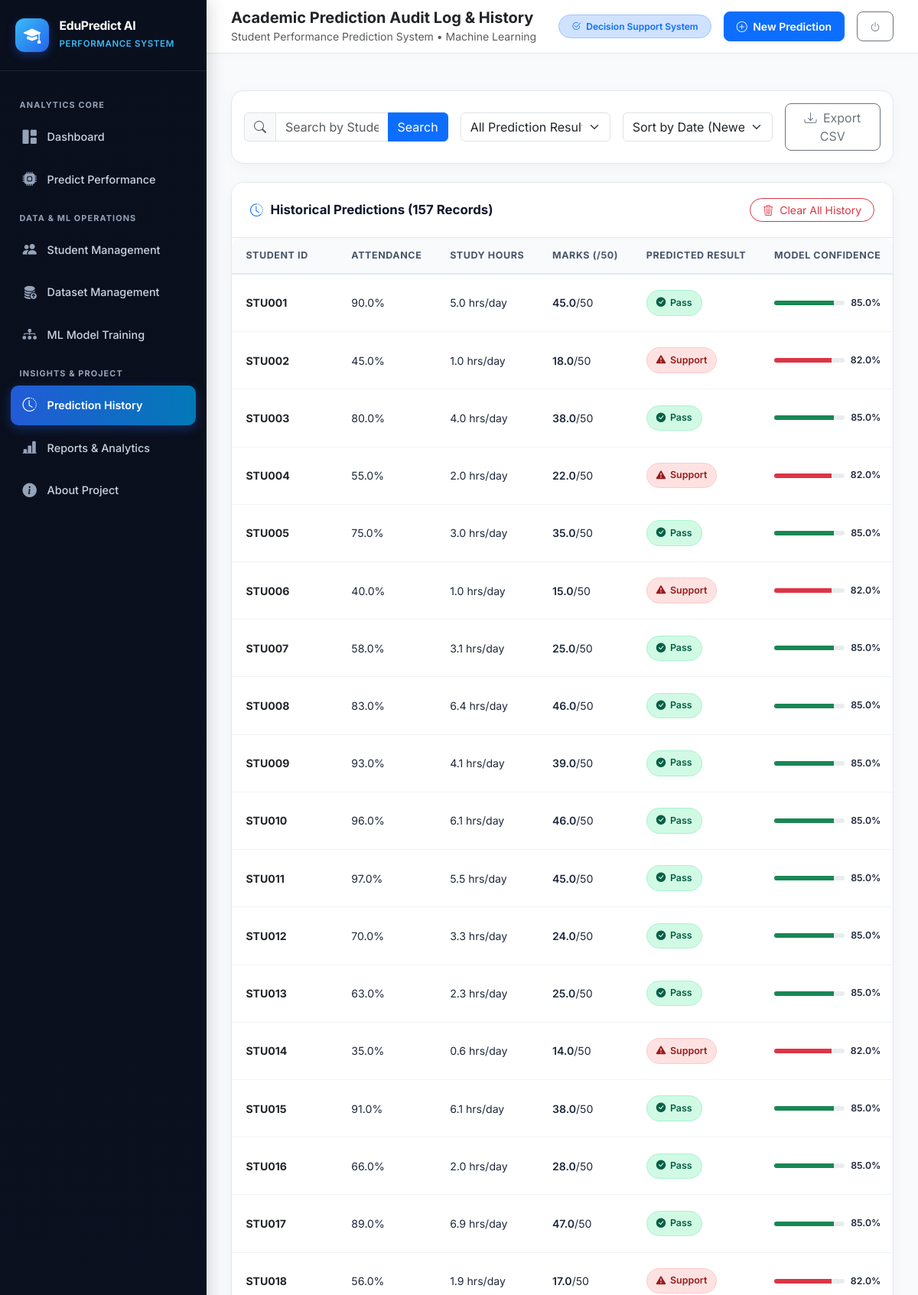
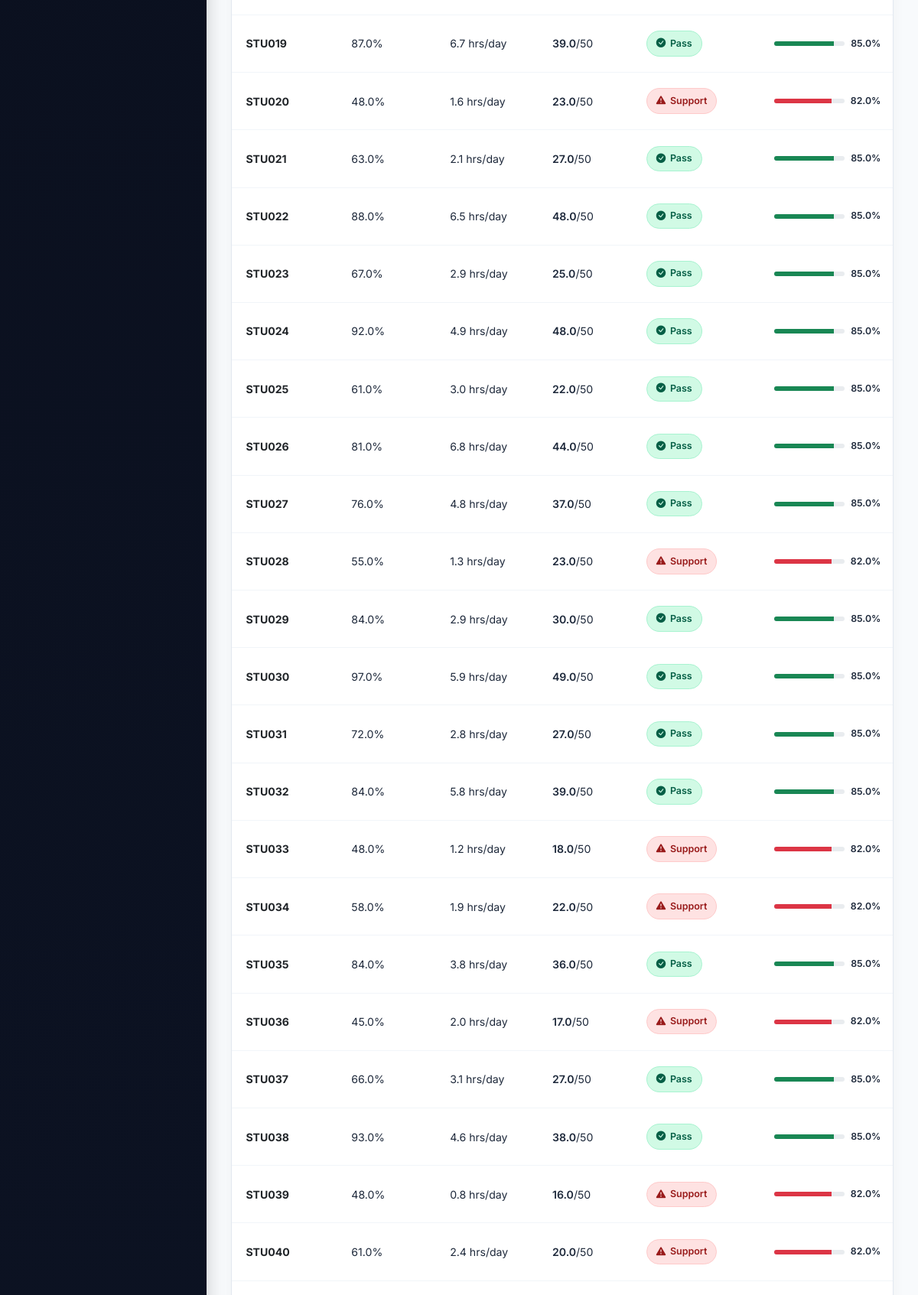
Screenshot of /history (signed in, upper part) with the database file from the repository (2 pictures, top to bottom).
### tables this page shows
CREATE TABLE predictions (
            id INTEGER PRIMARY KEY AUTOINCREMENT,
            student_id TEXT NOT NULL,
            attendance REAL NOT NULL,
            study_hours REAL NOT NULL,
            marks REAL NOT NULL,
            predicted_result TEXT NOT NULL,
            probability REAL DEFAULT 0.0,
            model_name TEXT NOT NULL,
            prediction_date TIMESTAMP DEFAULT CURRENT_TIMESTAMP
        );

### app.py (the view)
@app.route('/history')
@login_required
def history():
    search = request.args.get('search', '').strip()
    filter_result = request.args.get('filter', 'all').strip()
    sort_by = request.args.get('sort', 'prediction_date').strip()
    predictions = database.get_all_predictions(
        search=search if search else None,
        filter_result=filter_result if filter_result != 'all' else None,
        sort_by=sort_by
    )
    return render_template(
        'history.html',
        predictions=predictions,
        current_search=search,
        current_filter=filter_result,
        current_sort=sort_by,
        active_page='history'
    )

### app.py (called while the page is built)
def login_required(f):
    @wraps(f)
    def decorated_function(*args, **kwargs):
        if 'user_id' not in session:
            flash('Please log in with faculty credentials to access this system.', 'warning')
            return redirect(url_for('login', next=request.url))
        return f(*args, **kwargs)
    return decorated_function

@app.context_processor
def inject_global_data():
    active_model = "Classification Pipeline"
    if os.path.exists(Config.MODEL_METADATA_PATH):
        try:
            with open(Config.MODEL_METADATA_PATH, 'r', encoding='utf-8') as f:
                meta = json.load(f)
                active_model = meta.get('best_model_name', active_model)
        except Exception:
            pass
    return {
        'active_model_name': active_model,
        'current_year': datetime.now().year
    }

### database.py (called while the page is built)
def get_db_connection():
    os.makedirs(os.path.dirname(Config.DATABASE_PATH), exist_ok=True)
    conn = sqlite3.connect(Config.DATABASE_PATH)
    conn.row_factory = sqlite3.Row
    return conn

### templates/history.html (shortened to what this page needs)
{% extends "base.html" %}
{% block page_title %}Academic Prediction Audit Log & History{% endblock %}
{% block content %}
<div class="container-fluid p-0">
    <div class="app-card mb-4">
        <div class="app-card-body p-3">
            <div class="row g-3 align-items-center">
                <div class="col-md-4">
                    <form method="GET" action="{{ url_for('history') }}" class="d-flex">
                        <div class="input-group">
                            <span class="input-group-text bg-light"><i class="bi bi-search text-muted"></i></span>
                            <input type="text" class="form-control" name="search" placeholder="Search by Student ID..." value="{{ current_search or '' }}">
                            <button class="btn btn-primary" type="submit">Search</button>
                        </div>
                    </form>
                </div>
                <div class="col-md-3">
                    <form method="GET" action="{{ url_for('history') }}">
                        <select class="form-select" name="filter" onchange="this.form.submit()">
                            <option value="all" {% if current_filter == 'all' or not current_filter %}selected{% endif %}>All Prediction Results</option>
                        </select>
                    </form>
                </div>
                <div class="col-md-3">
                    <form method="GET" action="{{ url_for('history') }}">
                        <select class="form-select" name="sort" onchange="this.form.submit()">
                            <option value="prediction_date" {% if current_sort == 'prediction_date' %}selected{% endif %}>Sort by Date (Newest)</option>
                        </select>
                    </form>
                </div>
                <div class="col-md-2 text-md-end">
                    <a href="{{ url_for('export_history_csv') }}" class="btn btn-outline-secondary w-100 rounded-3">
                        <i class="bi bi-download me-1"></i> Export CSV
                    </a>
                </div>
            </div>
        </div>
    </div>
    <div class="app-card">
        <div class="app-card-header d-flex justify-content-between align-items-center">
            <h5>
                <i class="bi bi-clock-history text-primary"></i>
                Historical Predictions ({{ predictions | length }} Records)
            </h5>
            {% if predictions %}
            <form action="{{ url_for('clear_history') }}" method="POST" class="d-inline" onsubmit="return confirmAction('Are you sure you want to delete ALL prediction history records?');">
                <button type="submit" class="btn btn-outline-danger btn-sm rounded-pill px-3">
                    <i class="bi bi-trash3 me-1"></i> Clear All History
                </button>
            </form>
            {% endif %}
        </div>
        <div class="app-card-body p-0">
            <div class="table-responsive">
                <table class="custom-table table table-hover">
                    <thead>
                        <tr>
                            <th>Student ID</th>
                            <th>Attendance</th>
                            <th>Study Hours</th>
                            <th>Marks (/50)</th>
                            <th>Predicted Result</th>
                            <th>Model Confidence</th>
                        </tr>
                    </thead>
                    <tbody>
                        {% if predictions %}
                            {% for p in predictions %}
                            <tr>
                                <td class="fw-bold text-dark">{{ p.student_id }}</td>
                                <td>{{ p.attendance }}%</td>
                                <td>{{ p.study_hours }} hrs/day</td>
                                <td><span class="fw-semibold">{{ p.marks }}</span>/50</td>
                                <td>
                                    {% if p.predicted_result == 'Likely to Pass' %}
                                        <span class="badge-pass"><i class="bi bi-check-circle-fill"></i> Pass</span>
                                    {% else %}
                                        <span class="badge-support"><i class="bi bi-exclamation-triangle-fill"></i> Support</span>
                                    {% endif %}
                                </td>
                                <td>
                                    <div class="d-flex align-items-center gap-2">
                                        <div class="progress flex-grow-1" style="height: 6px; width: 50px;">
                                            <div class="progress-bar {{ 'bg-success' if p.predicted_result == 'Likely to Pass' else 'bg-danger' }}" style="width: {{ (p.probability * 100) | round(0) }}%;"></div>
                                        </div>
                                        <small class="fw-semibold">{{ (p.probability * 100) | round(1) }}%</small>
                                    </div>
                                </td>
                            </tr>
                            {% endfor %}
                        {% endif %}
                    </tbody>
                </table>
            </div>
        </div>
    </div>
</div>
{% endblock %}

### static/css/style.css (style rules this page uses)
:root { --navy-900: #0a0f1d; --navy-800: #0f172a; --navy-700: #1e293b; --navy-600: #334155; --accent-blue: #2563eb; --accent-light-blue: #38bdf8; --accent-cyan: #06b6d4; --accent-indigo: #4f46e5; --bg-page: #f8fafc; --card-bg: #ffffff; --card-border: #e2e8f0; --text-primary: #0f172a; --text-secondary: #475569; --text-muted: #64748b; --success: #10b981; --success-light: #d1fae5; --danger: #ef4444; --danger-light: #fee2e2; --warning: #f59e0b; --warning-light: #fef3c7; --sidebar-width: 270px; --transition: all 0.25s cubic-bezier(0.4, 0, 0.2, 1); }
body { font-family: 'Inter', -apple-system, BlinkMacSystemFont, 'Segoe UI', Roboto, Helvetica, Arial, sans-serif; background-color: var(--bg-page); color: var(--text-primary); min-height: 100vh; overflow-x: hidden; }
.app-card { background: #ffffff; border-radius: 16px; border: 1px solid var(--card-border); box-shadow: 0 4px 18px rgba(15, 23, 42, 0.04); margin-bottom: 1.75rem; overflow: hidden; }
.app-card-header { padding: 1.25rem 1.5rem; border-bottom: 1px solid var(--card-border); display: flex; align-items: center; justify-content: space-between; background: #ffffff; }
.app-card-header h5 { font-size: 1.05rem; font-weight: 700; margin: 0; color: var(--navy-800); display: flex; align-items: center; gap: 0.6rem; }
.app-card-body { padding: 1.5rem; }
.table-responsive { border-radius: 12px; overflow-x: auto; }
.custom-table { margin-bottom: 0; width: 100%; vertical-align: middle; }
.custom-table thead th { background: #f8fafc; color: #475569; font-size: 0.78rem; text-transform: uppercase; letter-spacing: 0.6px; font-weight: 700; padding: 0.85rem 1.15rem; border-bottom: 2px solid #e2e8f0; white-space: nowrap; }
.custom-table tbody td { padding: 1rem 1.15rem; font-size: 0.88rem; color: #1e293b; border-bottom: 1px solid #f1f5f9; }
.badge-pass { background: #d1fae5; color: #065f46; font-weight: 600; padding: 0.4rem 0.75rem; border-radius: 20px; font-size: 0.78rem; display: inline-flex; align-items: center; gap: 0.35rem; border: 1px solid #a7f3d0; }
.badge-support { background: #fee2e2; color: #991b1b; font-weight: 600; padding: 0.4rem 0.75rem; border-radius: 20px; font-size: 0.78rem; display: inline-flex; align-items: center; gap: 0.35rem; border: 1px solid #fecaca; }

### rows the page displays
predictions: student_id "STU001", attendance "90.0", study_hours "5.0", marks "45.0", predicted_result "Likely to Pass" (drawn), (p.probability*100)|round(1) "85.0"
predictions: student_id "STU002", attendance "45.0", study_hours "1.0", marks "18.0", predicted_result "May Need Support" (drawn), (p.probability*100)|round(1) "82.0"
predictions: student_id "STU003", attendance "80.0", study_hours "4.0", marks "38.0", predicted_result "Likely to Pass" (drawn), (p.probability*100)|round(1) "85.0"
predictions: student_id "STU004", attendance "55.0", study_hours "2.0", marks "22.0", predicted_result "May Need Support" (drawn), (p.probability*100)|round(1) "82.0"
predictions: student_id "STU005", attendance "75.0", study_hours "3.0", marks "35.0", predicted_result "Likely to Pass" (drawn), (p.probability*100)|round(1) "85.0"
predictions: student_id "STU006", attendance "40.0", study_hours "1.0", marks "15.0", predicted_result "May Need Support" (drawn), (p.probability*100)|round(1) "82.0"
predictions: student_id "STU007", attendance "58.0", study_hours "3.1", marks "25.0", predicted_result "Likely to Pass" (drawn), (p.probability*100)|round(1) "85.0"
predictions: student_id "STU008", attendance "83.0", study_hours "6.4", marks "46.0", predicted_result "Likely to Pass" (drawn), (p.probability*100)|round(1) "85.0"
predictions: student_id "STU009", attendance "93.0", study_hours "4.1", marks "39.0", predicted_result "Likely to Pass" (drawn), (p.probability*100)|round(1) "85.0"
predictions: student_id "STU010", attendance "96.0", study_hours "6.1", marks "46.0", predicted_result "Likely to Pass" (drawn), (p.probability*100)|round(1) "85.0"
predictions: student_id "STU011", attendance "97.0", study_hours "5.5", marks "45.0", predicted_result "Likely to Pass" (drawn), (p.probability*100)|round(1) "85.0"
predictions: student_id "STU012", attendance "70.0", study_hours "3.3", marks "24.0", predicted_result "Likely to Pass" (drawn), (p.probability*100)|round(1) "85.0"
predictions: student_id "STU013", attendance "63.0", study_hours "2.3", marks "25.0", predicted_result "Likely to Pass" (drawn), (p.probability*100)|round(1) "85.0"
predictions: student_id "STU014", attendance "35.0", study_hours "0.6", marks "14.0", predicted_result "May Need Support" (drawn), (p.probability*100)|round(1) "82.0"
predictions: student_id "STU015", attendance "91.0", study_hours "6.1", marks "38.0", predicted_result "Likely to Pass" (drawn), (p.probability*100)|round(1) "85.0"
predictions: student_id "STU016", attendance "66.0", study_hours "2.0", marks "28.0", predicted_result "Likely to Pass" (drawn), (p.probability*100)|round(1) "85.0"
predictions: student_id "STU017", attendance "89.0", study_hours "6.9", marks "47.0", predicted_result "Likely to Pass" (drawn), (p.probability*100)|round(1) "85.0"
predictions: student_id "STU018", attendance "56.0", study_hours "1.9", marks "17.0", predicted_result "May Need Support" (drawn), (p.probability*100)|round(1) "82.0"
predictions: student_id "STU019", attendance "87.0", study_hours "6.7", marks "39.0", predicted_result "Likely to Pass" (drawn), (p.probability*100)|round(1) "85.0"
predictions: student_id "STU020", attendance "48.0", study_hours "1.6", marks "23.0", predicted_result "May Need Support" (drawn), (p.probability*100)|round(1) "82.0"
predictions: student_id "STU021", attendance "63.0", study_hours "2.1", marks "27.0", predicted_result "Likely to Pass" (drawn), (p.probability*100)|round(1) "85.0"
predictions: student_id "STU022", attendance "88.0", study_hours "6.5", marks "48.0", predicted_result "Likely to Pass" (drawn), (p.probability*100)|round(1) "85.0"
predictions: student_id "STU023", attendance "67.0", study_hours "2.9", marks "25.0", predicted_result "Likely to Pass" (drawn), (p.probability*100)|round(1) "85.0"
predictions: student_id "STU024", attendance "92.0", study_hours "4.9", marks "48.0", predicted_result "Likely to Pass" (drawn), (p.probability*100)|round(1) "85.0"
predictions: student_id "STU025", attendance "61.0", study_hours "3.0", marks "22.0", predicted_result "Likely to Pass" (drawn), (p.probability*100)|round(1) "85.0"
predictions: student_id "STU026", attendance "81.0", study_hours "6.8", marks "44.0", predicted_result "Likely to Pass" (drawn), (p.probability*100)|round(1) "85.0"
predictions: student_id "STU027", attendance "76.0", study_hours "4.8", marks "37.0", predicted_result "Likely to Pass" (drawn), (p.probability*100)|round(1) "85.0"
predictions: student_id "STU028", attendance "55.0", study_hours "1.3", marks "23.0", predicted_result "May Need Support" (drawn), (p.probability*100)|round(1) "82.0"
predictions: student_id "STU029", attendance "84.0", study_hours "2.9", marks "30.0", predicted_result "Likely to Pass" (drawn), (p.probability*100)|round(1) "85.0"
predictions: student_id "STU030", attendance "97.0", study_hours "5.9", marks "49.0", predicted_result "Likely to Pass" (drawn), (p.probability*100)|round(1) "85.0"
predictions: student_id "STU031", attendance "72.0", study_hours "2.8", marks "27.0", predicted_result "Likely to Pass" (drawn), (p.probability*100)|round(1) "85.0"
predictions: student_id "STU032", attendance "84.0", study_hours "5.8", marks "39.0", predicted_result "Likely to Pass" (drawn), (p.probability*100)|round(1) "85.0"
predictions: student_id "STU033", attendance "48.0", study_hours "1.2", marks "18.0", predicted_result "May Need Support" (drawn), (p.probability*100)|round(1) "82.0"
predictions: student_id "STU034", attendance "58.0", study_hours "1.9", marks "22.0", predicted_result "May Need Support" (drawn), (p.probability*100)|round(1) "82.0"
predictions: student_id "STU035", attendance "84.0", study_hours "3.8", marks "36.0", predicted_result "Likely to Pass" (drawn), (p.probability*100)|round(1) "85.0"
predictions: student_id "STU036", attendance "45.0", study_hours "2.0", marks "17.0", predicted_result "May Need Support" (drawn), (p.probability*100)|round(1) "82.0"
predictions: student_id "STU037", attendance "66.0", study_hours "3.1", marks "27.0", predicted_result "Likely to Pass" (drawn), (p.probability*100)|round(1) "85.0"
predictions: student_id "STU038", attendance "93.0", study_hours "4.6", marks "38.0", predicted_result "Likely to Pass" (drawn), (p.probability*100)|round(1) "85.0"
predictions: student_id "STU039", attendance "48.0", study_hours "0.8", marks "16.0", predicted_result "May Need Support" (drawn), (p.probability*100)|round(1) "82.0"
predictions: student_id "STU040", attendance "61.0", study_hours "2.4", marks "20.0", predicted_result "May Need Support" (drawn), (p.probability*100)|round(1) "82.0"

### other values shown
{{ predictions | length }} "157"
